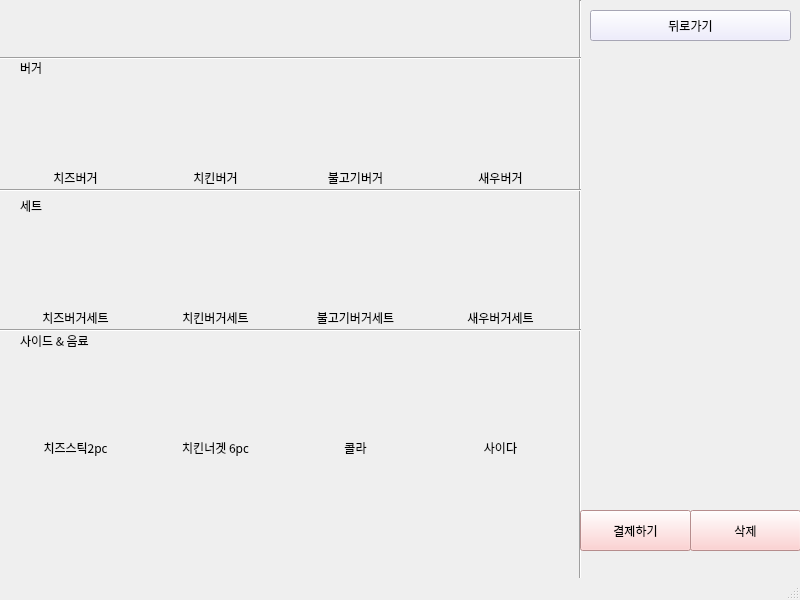
<?xml version="1.0" encoding="UTF-8"?>
<ui version="4.0">
 <class>my_burger</class>
 <widget class="QMainWindow" name="my_burger">
  <property name="geometry">
   <rect>
    <x>0</x>
    <y>0</y>
    <width>800</width>
    <height>600</height>
   </rect>
  </property>
  <property name="font">
   <font>
    <family>문체부 제목 바탕체</family>
   </font>
  </property>
  <property name="windowTitle">
   <string>MainWindow</string>
  </property>
  <property name="whatsThis">
   <string>&lt;html&gt;&lt;head/&gt;&lt;body&gt;&lt;p&gt;&lt;img src=&quot;:/Desktop/5장정리.jpg&quot;/&gt;&lt;/p&gt;&lt;/body&gt;&lt;/html&gt;</string>
  </property>
  <property name="styleSheet">
   <string notr="true"/>
  </property>
  <widget class="QWidget" name="centralwidget">
   <widget class="QPushButton" name="my_back">
    <property name="geometry">
     <rect>
      <x>590</x>
      <y>10</y>
      <width>201</width>
      <height>31</height>
     </rect>
    </property>
    <property name="styleSheet">
     <string notr="true">background-color: rgb(234, 232, 254);
font: 9pt &quot;문체부 제목 바탕체&quot;;</string>
    </property>
    <property name="text">
     <string>뒤로가기</string>
    </property>
   </widget>
   <widget class="Line" name="line">
    <property name="geometry">
     <rect>
      <x>570</x>
      <y>0</y>
      <width>21</width>
      <height>601</height>
     </rect>
    </property>
    <property name="orientation">
     <enum>Qt::Vertical</enum>
    </property>
   </widget>
   <widget class="Line" name="line_2">
    <property name="geometry">
     <rect>
      <x>0</x>
      <y>50</y>
      <width>581</width>
      <height>16</height>
     </rect>
    </property>
    <property name="orientation">
     <enum>Qt::Horizontal</enum>
    </property>
   </widget>
   <widget class="Line" name="line_3">
    <property name="geometry">
     <rect>
      <x>0</x>
      <y>170</y>
      <width>581</width>
      <height>41</height>
     </rect>
    </property>
    <property name="orientation">
     <enum>Qt::Horizontal</enum>
    </property>
   </widget>
   <widget class="Line" name="line_4">
    <property name="geometry">
     <rect>
      <x>0</x>
      <y>310</y>
      <width>581</width>
      <height>41</height>
     </rect>
    </property>
    <property name="orientation">
     <enum>Qt::Horizontal</enum>
    </property>
   </widget>
   <widget class="QPushButton" name="credit">
    <property name="geometry">
     <rect>
      <x>580</x>
      <y>510</y>
      <width>111</width>
      <height>41</height>
     </rect>
    </property>
    <property name="styleSheet">
     <string notr="true">background-color: rgb(255, 197, 197);
font: 9pt &quot;문체부 제목 바탕체&quot;;</string>
    </property>
    <property name="text">
     <string>결제하기</string>
    </property>
   </widget>
   <widget class="QPushButton" name="burger_1">
    <property name="geometry">
     <rect>
      <x>10</x>
      <y>80</y>
      <width>131</width>
      <height>81</height>
     </rect>
    </property>
    <property name="whatsThis">
     <string>&lt;html&gt;&lt;head/&gt;&lt;body&gt;&lt;p&gt;&lt;img src=&quot;:/build-burger-Desktop_Qt_5_12_5_MSVC2017_32bit-Debug/burger.jpg&quot;/&gt;&lt;/p&gt;&lt;/body&gt;&lt;/html&gt;</string>
    </property>
    <property name="styleSheet">
     <string notr="true">#burger_1{
background-color: transparent;
border-image: url(:/resources/image/cheese.jpg);
background: none;
border: none;
background-repeat: none;
}</string>
    </property>
    <property name="text">
     <string/>
    </property>
   </widget>
   <widget class="QPushButton" name="burger_3">
    <property name="geometry">
     <rect>
      <x>290</x>
      <y>80</y>
      <width>131</width>
      <height>81</height>
     </rect>
    </property>
    <property name="whatsThis">
     <string/>
    </property>
    <property name="styleSheet">
     <string notr="true">#burger_3{
background-color: transparent;
border-image: url(:/resources/image/burger.jpg);
background: none;
border: none;
background-repeat: none;
}</string>
    </property>
    <property name="text">
     <string/>
    </property>
   </widget>
   <widget class="QPushButton" name="burger_4">
    <property name="geometry">
     <rect>
      <x>430</x>
      <y>80</y>
      <width>141</width>
      <height>81</height>
     </rect>
    </property>
    <property name="whatsThis">
     <string>&lt;html&gt;&lt;head/&gt;&lt;body&gt;&lt;p&gt;&lt;img src=&quot;:/Desktop/5장정리.jpg&quot;/&gt;&lt;/p&gt;&lt;/body&gt;&lt;/html&gt;</string>
    </property>
    <property name="styleSheet">
     <string notr="true">#burger_4{
background-color: transparent;
border-image: url(:/resources/image/shrimp.jpg);
background: none;
border: none;
background-repeat: none;
}</string>
    </property>
    <property name="text">
     <string/>
    </property>
   </widget>
   <widget class="QPushButton" name="burger_5">
    <property name="geometry">
     <rect>
      <x>10</x>
      <y>220</y>
      <width>131</width>
      <height>81</height>
     </rect>
    </property>
    <property name="whatsThis">
     <string>&lt;html&gt;&lt;head/&gt;&lt;body&gt;&lt;p&gt;&lt;img src=&quot;:/Desktop/5장정리.jpg&quot;/&gt;&lt;/p&gt;&lt;/body&gt;&lt;/html&gt;</string>
    </property>
    <property name="styleSheet">
     <string notr="true">#burger_5{
background-color: transparent;
border-image: url(:/resources/image/cheeseSet.jpg);
background: none;
border: none;
background-repeat: none;
}</string>
    </property>
    <property name="text">
     <string/>
    </property>
   </widget>
   <widget class="QPushButton" name="burger_6">
    <property name="geometry">
     <rect>
      <x>150</x>
      <y>220</y>
      <width>131</width>
      <height>81</height>
     </rect>
    </property>
    <property name="whatsThis">
     <string>&lt;html&gt;&lt;head/&gt;&lt;body&gt;&lt;p&gt;&lt;img src=&quot;:/Desktop/5장정리.jpg&quot;/&gt;&lt;/p&gt;&lt;/body&gt;&lt;/html&gt;</string>
    </property>
    <property name="styleSheet">
     <string notr="true">#burger_6{
background-color: transparent;
border-image: url(:/resources/image/chickenSet.jpg);
background: none;
border: none;
background-repeat: none;
}</string>
    </property>
    <property name="text">
     <string/>
    </property>
   </widget>
   <widget class="QPushButton" name="burger_7">
    <property name="geometry">
     <rect>
      <x>290</x>
      <y>220</y>
      <width>131</width>
      <height>81</height>
     </rect>
    </property>
    <property name="whatsThis">
     <string>&lt;html&gt;&lt;head/&gt;&lt;body&gt;&lt;p&gt;&lt;img src=&quot;:/Desktop/5장정리.jpg&quot;/&gt;&lt;/p&gt;&lt;/body&gt;&lt;/html&gt;</string>
    </property>
    <property name="styleSheet">
     <string notr="true">#burger_7{
background-color: transparent;
border-image: url(:/resources/image/bulgogiSet.jpg);
background: none;
border: none;
background-repeat: none;
}</string>
    </property>
    <property name="text">
     <string/>
    </property>
   </widget>
   <widget class="QPushButton" name="burger_8">
    <property name="geometry">
     <rect>
      <x>430</x>
      <y>220</y>
      <width>141</width>
      <height>81</height>
     </rect>
    </property>
    <property name="whatsThis">
     <string>&lt;html&gt;&lt;head/&gt;&lt;body&gt;&lt;p&gt;&lt;img src=&quot;:/Desktop/5장정리.jpg&quot;/&gt;&lt;/p&gt;&lt;/body&gt;&lt;/html&gt;</string>
    </property>
    <property name="styleSheet">
     <string notr="true">#burger_8{
background-color: transparent;
border-image: url(:/resources/image/shrimpSet.jpg);
background: none;
border: none;
background-repeat: none;
}</string>
    </property>
    <property name="text">
     <string/>
    </property>
   </widget>
   <widget class="QPushButton" name="burger_9">
    <property name="geometry">
     <rect>
      <x>10</x>
      <y>350</y>
      <width>131</width>
      <height>81</height>
     </rect>
    </property>
    <property name="whatsThis">
     <string>&lt;html&gt;&lt;head/&gt;&lt;body&gt;&lt;p&gt;&lt;img src=&quot;:/Desktop/5장정리.jpg&quot;/&gt;&lt;/p&gt;&lt;/body&gt;&lt;/html&gt;</string>
    </property>
    <property name="styleSheet">
     <string notr="true">#burger_9{
background-color: transparent;
border-image: url(:/resources/image/cheeseStick.jpg);
background: none;
border: none;
background-repeat: none;
}</string>
    </property>
    <property name="text">
     <string/>
    </property>
   </widget>
   <widget class="QPushButton" name="burger_10">
    <property name="geometry">
     <rect>
      <x>150</x>
      <y>350</y>
      <width>131</width>
      <height>81</height>
     </rect>
    </property>
    <property name="whatsThis">
     <string>&lt;html&gt;&lt;head/&gt;&lt;body&gt;&lt;p&gt;&lt;img src=&quot;:/Desktop/5장정리.jpg&quot;/&gt;&lt;/p&gt;&lt;/body&gt;&lt;/html&gt;</string>
    </property>
    <property name="styleSheet">
     <string notr="true">#burger_10{
background-color: transparent;
border-image: url(:/resources/image/chickenNugget.jpg);
background: none;
border: none;
background-repeat: none;
}</string>
    </property>
    <property name="text">
     <string/>
    </property>
   </widget>
   <widget class="QPushButton" name="burger_11">
    <property name="geometry">
     <rect>
      <x>290</x>
      <y>350</y>
      <width>131</width>
      <height>81</height>
     </rect>
    </property>
    <property name="whatsThis">
     <string>&lt;html&gt;&lt;head/&gt;&lt;body&gt;&lt;p&gt;&lt;img src=&quot;:/Desktop/5장정리.jpg&quot;/&gt;&lt;/p&gt;&lt;/body&gt;&lt;/html&gt;</string>
    </property>
    <property name="styleSheet">
     <string notr="true">#burger_11{
background-color: transparent;
border-image: url(:/resources/image/cock.jpg);
background: none;
border: none;
background-repeat: none;
}</string>
    </property>
    <property name="text">
     <string/>
    </property>
   </widget>
   <widget class="QPushButton" name="burger_12">
    <property name="geometry">
     <rect>
      <x>430</x>
      <y>350</y>
      <width>141</width>
      <height>81</height>
     </rect>
    </property>
    <property name="whatsThis">
     <string>&lt;html&gt;&lt;head/&gt;&lt;body&gt;&lt;p&gt;&lt;img src=&quot;:/Desktop/5장정리.jpg&quot;/&gt;&lt;/p&gt;&lt;/body&gt;&lt;/html&gt;</string>
    </property>
    <property name="styleSheet">
     <string notr="true">#burger_12{
background-color: transparent;
border-image: url(:/resources/image/sprite.jpg);
background: none;
border: none;
background-repeat: none;
}</string>
    </property>
    <property name="text">
     <string/>
    </property>
   </widget>
   <widget class="QPushButton" name="burger_2">
    <property name="geometry">
     <rect>
      <x>150</x>
      <y>80</y>
      <width>131</width>
      <height>81</height>
     </rect>
    </property>
    <property name="whatsThis">
     <string>&lt;html&gt;&lt;head/&gt;&lt;body&gt;&lt;p&gt;&lt;img src=&quot;:/Desktop/5장정리.jpg&quot;/&gt;&lt;/p&gt;&lt;/body&gt;&lt;/html&gt;</string>
    </property>
    <property name="styleSheet">
     <string notr="true">#burger_2{
background-color: transparent;
border-image: url(:/resources/image/chicken.jpg);
background: none;
border: none;
background-repeat: none;
}</string>
    </property>
    <property name="text">
     <string/>
    </property>
   </widget>
   <widget class="QListWidget" name="listWidget">
    <property name="geometry">
     <rect>
      <x>590</x>
      <y>60</y>
      <width>211</width>
      <height>391</height>
     </rect>
    </property>
    <property name="styleSheet">
     <string notr="true">border:0;
background-color: rgb(255, 255, 255);
background : transparent;
font: 9pt &quot;문체부 제목 바탕체&quot;;</string>
    </property>
   </widget>
   <widget class="QLabel" name="label_2">
    <property name="geometry">
     <rect>
      <x>150</x>
      <y>170</y>
      <width>131</width>
      <height>16</height>
     </rect>
    </property>
    <property name="styleSheet">
     <string notr="true">font: 9pt &quot;문체부 제목 바탕체&quot;;</string>
    </property>
    <property name="text">
     <string>치킨버거</string>
    </property>
    <property name="alignment">
     <set>Qt::AlignCenter</set>
    </property>
   </widget>
   <widget class="QLabel" name="label_3">
    <property name="geometry">
     <rect>
      <x>290</x>
      <y>170</y>
      <width>131</width>
      <height>16</height>
     </rect>
    </property>
    <property name="styleSheet">
     <string notr="true">font: 9pt &quot;문체부 제목 바탕체&quot;;</string>
    </property>
    <property name="text">
     <string>불고기버거</string>
    </property>
    <property name="alignment">
     <set>Qt::AlignCenter</set>
    </property>
   </widget>
   <widget class="QLabel" name="label_4">
    <property name="geometry">
     <rect>
      <x>10</x>
      <y>170</y>
      <width>131</width>
      <height>16</height>
     </rect>
    </property>
    <property name="styleSheet">
     <string notr="true">font: 9pt &quot;문체부 제목 바탕체&quot;;</string>
    </property>
    <property name="text">
     <string>치즈버거</string>
    </property>
    <property name="alignment">
     <set>Qt::AlignCenter</set>
    </property>
   </widget>
   <widget class="QLabel" name="label_5">
    <property name="geometry">
     <rect>
      <x>430</x>
      <y>170</y>
      <width>141</width>
      <height>16</height>
     </rect>
    </property>
    <property name="styleSheet">
     <string notr="true">font: 9pt &quot;문체부 제목 바탕체&quot;;</string>
    </property>
    <property name="text">
     <string>새우버거</string>
    </property>
    <property name="alignment">
     <set>Qt::AlignCenter</set>
    </property>
   </widget>
   <widget class="QLabel" name="label">
    <property name="geometry">
     <rect>
      <x>20</x>
      <y>60</y>
      <width>56</width>
      <height>16</height>
     </rect>
    </property>
    <property name="styleSheet">
     <string notr="true">font: 9pt &quot;문체부 제목 바탕체&quot;;</string>
    </property>
    <property name="text">
     <string>버거</string>
    </property>
   </widget>
   <widget class="QLabel" name="label_6">
    <property name="geometry">
     <rect>
      <x>20</x>
      <y>200</y>
      <width>56</width>
      <height>12</height>
     </rect>
    </property>
    <property name="styleSheet">
     <string notr="true">font: 9pt &quot;문체부 제목 바탕체&quot;;</string>
    </property>
    <property name="text">
     <string>세트</string>
    </property>
   </widget>
   <widget class="QLabel" name="label_7">
    <property name="geometry">
     <rect>
      <x>20</x>
      <y>310</y>
      <width>56</width>
      <height>12</height>
     </rect>
    </property>
    <property name="text">
     <string/>
    </property>
   </widget>
   <widget class="QLabel" name="label_8">
    <property name="geometry">
     <rect>
      <x>20</x>
      <y>330</y>
      <width>121</width>
      <height>21</height>
     </rect>
    </property>
    <property name="styleSheet">
     <string notr="true">font: 9pt &quot;문체부 제목 바탕체&quot;;</string>
    </property>
    <property name="text">
     <string>사이드 &amp; 음료</string>
    </property>
   </widget>
   <widget class="QPushButton" name="delete_button">
    <property name="geometry">
     <rect>
      <x>690</x>
      <y>510</y>
      <width>111</width>
      <height>41</height>
     </rect>
    </property>
    <property name="styleSheet">
     <string notr="true">background-color: rgb(255, 197, 197);
font: 9pt &quot;문체부 제목 바탕체&quot;;</string>
    </property>
    <property name="text">
     <string>삭제</string>
    </property>
   </widget>
   <widget class="QLabel" name="label_9">
    <property name="geometry">
     <rect>
      <x>10</x>
      <y>310</y>
      <width>131</width>
      <height>16</height>
     </rect>
    </property>
    <property name="styleSheet">
     <string notr="true">font: 9pt &quot;문체부 제목 바탕체&quot;;</string>
    </property>
    <property name="text">
     <string>치즈버거세트</string>
    </property>
    <property name="alignment">
     <set>Qt::AlignCenter</set>
    </property>
   </widget>
   <widget class="QLabel" name="label_10">
    <property name="geometry">
     <rect>
      <x>150</x>
      <y>310</y>
      <width>131</width>
      <height>16</height>
     </rect>
    </property>
    <property name="styleSheet">
     <string notr="true">font: 9pt &quot;문체부 제목 바탕체&quot;;</string>
    </property>
    <property name="text">
     <string>치킨버거세트</string>
    </property>
    <property name="alignment">
     <set>Qt::AlignCenter</set>
    </property>
   </widget>
   <widget class="QLabel" name="label_11">
    <property name="geometry">
     <rect>
      <x>290</x>
      <y>310</y>
      <width>131</width>
      <height>16</height>
     </rect>
    </property>
    <property name="styleSheet">
     <string notr="true">font: 9pt &quot;문체부 제목 바탕체&quot;;</string>
    </property>
    <property name="text">
     <string>불고기버거세트</string>
    </property>
    <property name="alignment">
     <set>Qt::AlignCenter</set>
    </property>
   </widget>
   <widget class="QLabel" name="label_12">
    <property name="geometry">
     <rect>
      <x>430</x>
      <y>310</y>
      <width>141</width>
      <height>16</height>
     </rect>
    </property>
    <property name="styleSheet">
     <string notr="true">font: 9pt &quot;문체부 제목 바탕체&quot;;</string>
    </property>
    <property name="text">
     <string>새우버거세트</string>
    </property>
    <property name="alignment">
     <set>Qt::AlignCenter</set>
    </property>
   </widget>
   <widget class="QLabel" name="label_13">
    <property name="geometry">
     <rect>
      <x>10</x>
      <y>440</y>
      <width>131</width>
      <height>16</height>
     </rect>
    </property>
    <property name="styleSheet">
     <string notr="true">font: 9pt &quot;문체부 제목 바탕체&quot;;</string>
    </property>
    <property name="text">
     <string>치즈스틱2pc</string>
    </property>
    <property name="alignment">
     <set>Qt::AlignCenter</set>
    </property>
   </widget>
   <widget class="QLabel" name="label_14">
    <property name="geometry">
     <rect>
      <x>150</x>
      <y>440</y>
      <width>131</width>
      <height>16</height>
     </rect>
    </property>
    <property name="styleSheet">
     <string notr="true">font: 9pt &quot;문체부 제목 바탕체&quot;;</string>
    </property>
    <property name="text">
     <string>치킨너겟 6pc</string>
    </property>
    <property name="alignment">
     <set>Qt::AlignCenter</set>
    </property>
   </widget>
   <widget class="QLabel" name="label_15">
    <property name="geometry">
     <rect>
      <x>290</x>
      <y>440</y>
      <width>131</width>
      <height>16</height>
     </rect>
    </property>
    <property name="styleSheet">
     <string notr="true">font: 9pt &quot;문체부 제목 바탕체&quot;;</string>
    </property>
    <property name="text">
     <string>콜라</string>
    </property>
    <property name="alignment">
     <set>Qt::AlignCenter</set>
    </property>
   </widget>
   <widget class="QLabel" name="label_16">
    <property name="geometry">
     <rect>
      <x>430</x>
      <y>440</y>
      <width>141</width>
      <height>16</height>
     </rect>
    </property>
    <property name="styleSheet">
     <string notr="true">font: 9pt &quot;문체부 제목 바탕체&quot;;</string>
    </property>
    <property name="text">
     <string>사이다</string>
    </property>
    <property name="alignment">
     <set>Qt::AlignCenter</set>
    </property>
   </widget>
  </widget>
  <widget class="QMenuBar" name="menubar">
   <property name="geometry">
    <rect>
     <x>0</x>
     <y>0</y>
     <width>800</width>
     <height>17</height>
    </rect>
   </property>
  </widget>
  <widget class="QStatusBar" name="statusbar"/>
 </widget>
 <resources/>
 <connections/>
</ui>
